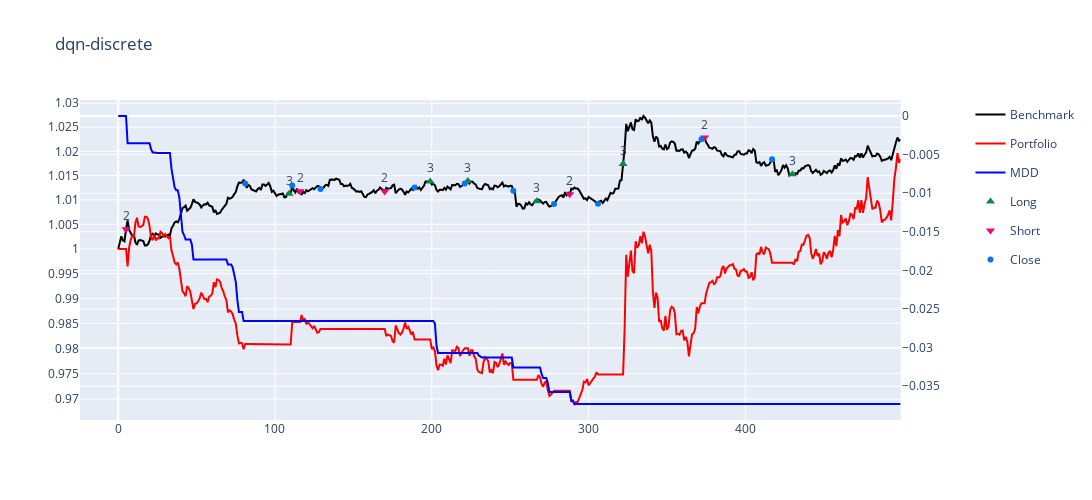

The notebook cell saved with this chart:
### Code cell
# res = evaluate('../data/btc23clean.csv', 'btc23')
alter_test = False
ev_fig, ev_env = evaluate(f'../data/{dataset_test}-{alter_test if alter_test else TEST if TEST else "full"}.csv', dataset_test)
ev_fig

### Figure 1 — Plotly figure (JSON) as saved in the notebook; plotly's stock layout.template omitted (floating-point values rounded to 4 significant figures; data arrays with more than 128 entries replaced by an {"elided": "..."} marker saying what was removed)
{"data": [{"legendgroup": "1", "marker": {"color": "black", "size": 42}, "name": "Benchmark", "type": "scatter", "x": {"elided": "500 int values"}, "y": {"elided": "500 float values"}}, {"marker": {"color": "red", "size": 42}, "name": "Portfolio", "type": "scatter", "x": {"elided": "500 int values"}, "y": {"elided": "500 float values"}}, {"marker": {"color": "blue", "size": 42}, "name": "MDD", "type": "scatter", "x": {"elided": "500 int values"}, "y": {"elided": "500 float values"}, "yaxis": "y2"}, {"marker": {"color": "#0e874a", "size": 8, "symbol": "triangle-up"}, "mode": "markers+text", "name": "Long", "text": ["3", "3", "3", "3", "3", "3"], "textposition": "top center", "type": "scatter", "x": [109, 199, 223, 267, 322, 430], "y": [1.011, 1.014, 1.014, 1.01, 1.017, 1.015]}, {"marker": {"color": "#ed077a", "size": 8, "symbol": "triangle-down"}, "mode": "markers+text", "name": "Short", "text": ["2", "2", "2", "2", "2"], "textposition": "top center", "type": "scatter", "x": [5, 116, 170, 288, 374], "y": [1.004, 1.012, 1.012, 1.011, 1.023]}, {"marker": {"color": "#0776ed", "size": 6, "symbol": "circle"}, "mode": "markers+text", "name": "Close", "text": ["", "", "", "", "", "", "", "", "", ""], "textposition": "top center", "type": "scatter", "x": [81, 111, 129, 189, 221, 252, 278, 306, 372, 417], "y": [1.013, 1.013, 1.012, 1.013, 1.013, 1.012, 1.009, 1.009, 1.022, 1.018]}], "layout": {"autosize": false, "height": 500, "title": {"text": "dqn-discrete"}, "width": 1300, "xaxis": {"anchor": "y", "domain": [0, 0.94]}, "yaxis": {"anchor": "x", "domain": [0, 1], "type": "log"}, "yaxis2": {"anchor": "x", "overlaying": "y", "side": "right"}}}
